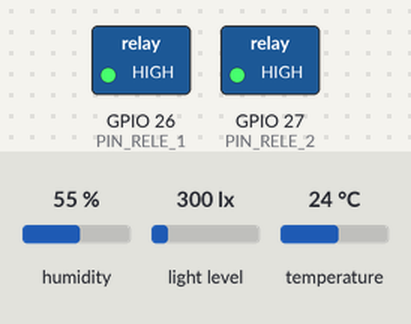
The sketch below on a simulated ESP32. Shown: switched loads named in the sketch (green lamp = pin HIGH). Inputs (shaded band) come from the test bench; at power-on: temperature 24 °C, humidity 55 %, light level 300 lx. WiFi joins after 1.5 s; servers stay silent unless stated; the local clock reads 2024-03-15 10:24:30 at power-on unless the sketch sets it; no MQTT or app messages arrive unless stated; what the sketch prints to the serial monitor is not drawn.

Above: at 3.2 s.
3.3 s: temperature set to 27 °C
7.2 s: temperature set to 30 °C
At 11.3 s:
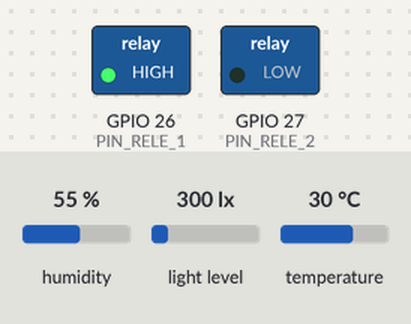
Timing chart, 0 to 12.8 s (numbered marks = the images above; inputs shaded):
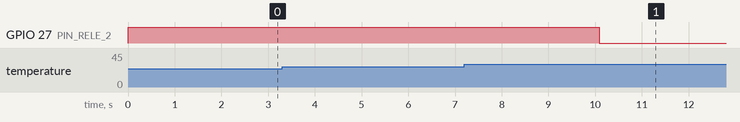

Measured:
- the behaviour switches between 28 and 29 °C on temperature (found by bisection; images 0 and 1)
- after the input at 3.3 s, every drawn part: stays the same
- after the input at 7.2 s, GPIO 27 (PIN_RELE_2): HIGH → LOW after 2.9 s

The sketch:

mqtt_esp32.ino
```cpp
/*
**MENSAJES JSON
configuracion umbrales
{
  "umbralInferiorIluminancia": float,
  "umbralSuperiorIluminancia": float,
  "umbralInferiorTemperatura": float,
  "umbralSuperiorIluminancia": float,
}
control reles
{
  "iluminacionManual": true/false,
  "ventilacionManual": true/false,
  "ventilacionEncendida": true/false,
  "iluminacionEncendida": true/false,
}

mensajes de cambio de estado
{
  "dispositivo": iluminacion/ventilacion,
  "estado": enciendido/apagado,
  "hora y fecha": dd/mm/aa hh:mm,
}

{
  "temperatura": "22.0",
  "humedad": "15.0",
  "iluminancia": "13.3",
}
doc["temperatura"] = String(t, 2);
    doc["humedad"] = String(h, 1);
    doc["iluminancia"] = String(l, 1);
*/

#include <WiFi.h>
#include <WiFiClientSecure.h>
#include <PubSubClient.h>
#include <ArduinoJson.h>
#include <DHT.h>
#include <BH1750.h>
#include "secrets.h"

#define PIN_DHT11 4 //Pin del sensor DHT11
#define PIN_RELE_1 26 //Pin IN1 del relé (Iluminacion)
#define PIN_RELE_2 27 //Pin IN2 del relé (Ventilacion)
#define PIN_SDA_BH1750 18 //Pin "data" del sensor BH1750
#define PIN_SCL_BH1750 19 //Pin "clock" del sensor BH1750
#define DHTTYPE DHT11 // Tipo de sensor

#define AWS_IOT_PUBLISH_TOPIC_RELAY_CONTROL "esp32/control_reles"
#define AWS_IOT_PUBLISH_TOPIC_THRESHOLD_CONTROL "esp32/config_umbrales"
#define AWS_IOT_SUBSCRIBE_TOPIC_ESP_DATA "esp32/datos_esp32"
#define AWS_IOT_SUBSCRIBE_TOPIC_ESP_PERSIST_DATA "esp32/datos_persistente_esp32"
#define AWS_IOT_SUBSCRIBE_TOPIC_RELAY_STATUS "esp32/estado_reles"

long lastMsg = 0;
long lastLiveMsg = 0;
long lastPersistMsg = 0;
char msg[50];
int value = 0;

// Valores de medicion
float t = 0;
float h = 0;
float l = 0;

// Valores de configuracion
bool iluminacionManual = false;
bool ventilacionManual = false;
bool rele1Encendido = false;
bool rele2Encendido = false;
float umbralInferiorIluminancia = 5.0;
float umbralSuperiorIluminancia = 30.00;
float umbralSuperiorTemperatura = 28.0;
float umbralInferiorTemperatura = 17.0;

// Definiendo el sensor DHT11 y el BH1750
BH1750 luxometro;
DHT dht(PIN_DHT11, DHTTYPE);

WiFiClientSecure espClient = WiFiClientSecure();
PubSubClient client(espClient);

void setup() {
  // Control de los pines del rele
  pinMode(PIN_RELE_1, OUTPUT);
  pinMode(PIN_RELE_2, OUTPUT);
  // Reles establecidos como apagado
  digitalWrite(PIN_RELE_1, HIGH);
  digitalWrite(PIN_RELE_2, HIGH);
  rele1Encendido = false;
  rele2Encendido = false;
  // Inicializando comunicación serie
  Serial.begin(9600);
  // Inicializando sensor DHT y BH1750
  Wire.begin(PIN_SDA_BH1750, PIN_SCL_BH1750);
  luxometro.begin(BH1750::CONTINUOUS_HIGH_RES_MODE);
  dht.begin();

  coneccion_wifi();
  espClient.setCACert(AWS_CERT_CA);
  espClient.setCertificate(AWS_CERT_CRT);
  espClient.setPrivateKey(AWS_CERT_PRIVATE);
  client.setServer(AWS_IOT_ENDPOINT, 8883);
  client.setCallback(callback);
}

String obtenerTiempo() {
  struct tm timeinfo;
  if (!getLocalTime(&timeinfo)) {
    return "00/00/00 00:00:00";  // fallback
  }
  char buffer[25];
  strftime(buffer, sizeof(buffer), "%d/%m/%y %H:%M:%S", &timeinfo);
  return String(buffer);
}

long obtenerTimestamp() {
  time_t now;
  time(&now);
  return now; // devuelve el epoch en segundos
}

void coneccion_wifi() {
  WiFi.mode(WIFI_STA);
  WiFi.begin(WIFI_SSID, WIFI_PASSWORD);
  Serial.print("Connecting to WiFi ..");
  while (WiFi.status() != WL_CONNECTED) {
    Serial.print('.');
    delay(1000);
  }
  configTime(gmtOffset_sec, daylightOffset_sec, ntpServer);
  Serial.println(WiFi.localIP());
  Serial.println();
}

void publicarEstadoRele(const char* dispositivo, const char* estado, const char* modo) {
  StaticJsonDocument<200> doc;
  doc["id_dispositivo"] = "esp32-01";
  doc["dispositivo"] = dispositivo;
  doc["estado"] = estado;
  doc["modo"] = modo;
  doc["tiempo"] = obtenerTiempo();
  doc["timestamp"] = obtenerTimestamp();
  char estadoRele[512];
  serializeJson(doc, estadoRele);
  client.publish(AWS_IOT_SUBSCRIBE_TOPIC_RELAY_STATUS, estadoRele);
}

void callback(char* topic, byte* message, unsigned int length) {
  Serial.print("Message arrived on topic: ");
  Serial.print(topic);
  Serial.print(". Message: ");
  String messageTemp;

  for (int i = 0; i < length; i++) {
    Serial.print((char)message[i]);
    messageTemp += (char)message[i];
  }
  Serial.println();

  // Feel free to add more if statements to control more GPIOs with MQTT

  // If a message is received on the topic esp32/output, you check if the message is either "on" or "off".
  // Changes the output state according to the message
  if (String(topic) == AWS_IOT_PUBLISH_TOPIC_RELAY_CONTROL) {
    StaticJsonDocument<256> doc;
    DeserializationError error = deserializeJson(doc, messageTemp);
    if (error) {
      Serial.print("Error al parsear JSON: ");
      Serial.println(error.f_str());
      return;
    }
    // Leer los valores del JSON
    iluminacionManual = doc["iluminacionManual"];
    bool iluminacionEncendida = doc["iluminacionEncendida"];

    Serial.print("iluminacionManual: ");
    Serial.println(iluminacionManual);
    Serial.print("iluminacionEncendida: ");
    Serial.println(iluminacionEncendida);
    Serial.print("Changing output to ");
    if (iluminacionManual) {
      if (iluminacionEncendida && !rele1Encendido) {
        digitalWrite(PIN_RELE_1, LOW);  // Encender
        rele1Encendido = true;
        Serial.println("Relé iluminación ENCENDIDO (manual)");
        publicarEstadoRele("iluminacion", "encendido", "manual");
      } else if (!iluminacionEncendida && rele1Encendido){
        digitalWrite(PIN_RELE_1, HIGH); // Apagar
        rele1Encendido = false;
        Serial.println("Relé iluminación APAGADO (manual)");
        publicarEstadoRele("iluminacion", "apagado", "manual");
      }
    } else {
      Serial.println("Modo automático, no se controla manualmente.");
    }

    ventilacionManual = doc["ventilacionManual"];
    bool ventilacionEncendida = doc["ventilacionEncendida"];

    if (ventilacionManual) {
      if (ventilacionEncendida && !rele2Encendido) {
        digitalWrite(PIN_RELE_2, LOW);  // Encender
        rele2Encendido = true;
        Serial.println("Relé ventilacion ENCENDIDO (manual)");
        publicarEstadoRele("ventilacion", "encendido", "manual");
      } else if (!ventilacionEncendida && rele2Encendido){
        digitalWrite(PIN_RELE_2, HIGH); // Apagar
        rele2Encendido = false;
        Serial.println("Relé ventilacion APAGADO (manual)");
        publicarEstadoRele("ventilacion", "apagado", "manual");
      }
    } else {
      Serial.println("Modo automático, no se controla manualmente.");
    }
  }
}

void reconnect() {
  // Loop until we're reconnected
  while (!client.connected()) {
    Serial.print("Attempting MQTT connection...");
    Serial.println(WiFi.localIP());
    // Attempt to connect
    if (client.connect(THINGNAME)) {
      Serial.println("connected");
      // Subscribe
      client.subscribe(AWS_IOT_PUBLISH_TOPIC_RELAY_CONTROL);
    } else {
      Serial.print("failed, rc=");
      Serial.print(client.state());
      Serial.println(" try again in 5 seconds");
      // Wait 5 seconds before retrying
      delay(5000);
    }
  }
}

void loop() {
  if (!client.connected()) {
    reconnect();
  }
  client.loop();
    // Esperamos 5 segundos entre medidas
  long now = millis();
  if (now - lastLiveMsg > 2000) {
    lastLiveMsg = now;
    t = dht.readTemperature();
    h = dht.readHumidity();
    l = luxometro.readLightLevel();
    StaticJsonDocument<200> doc;
    doc["temperatura"] = String(t, 2);
    doc["humedad"] = String(h, 1);
    doc["iluminancia"] = String(l, 1);
    char datosESP32[512];
    serializeJson(doc, datosESP32);
    client.publish(AWS_IOT_SUBSCRIBE_TOPIC_ESP_DATA, datosESP32);
    Serial.println("Temperatura: " + String(t, 2) + "°C Humedad: " + String(h, 1) + "%");
    Serial.println("Iluminancia: " + String(l, 1) + "lux");
    if (!iluminacionManual) {
      /*{
        "dispositivo": iluminacion/ventilacion,
        "estado": enciendido/apagado,
        "hora y fecha": dd/mm/aa hh:mm,
      }*/
      if (l < umbralInferiorIluminancia && !rele1Encendido) {
        digitalWrite(PIN_RELE_1, LOW); // Encender relé
        rele1Encendido = true;
        Serial.println("Encender relé");
        publicarEstadoRele("iluminacion", "encendido", "automatico");
      } else if (l > umbralSuperiorTemperatura && rele1Encendido) {
        digitalWrite(PIN_RELE_1, HIGH);  // Apagar relé
        rele1Encendido = false;
        Serial.println("Apagar relé");
        publicarEstadoRele("iluminacion", "apagado", "automatico");
      }
    }
    if (!ventilacionManual) {
      if (t > umbralSuperiorTemperatura && !rele2Encendido) {
        digitalWrite(PIN_RELE_2, LOW); // Encender relé
        rele2Encendido = true;
        Serial.println("Encender relé");
        publicarEstadoRele("ventilacion", "encendido", "automatico");
      } else if (t < umbralInferiorTemperatura && rele2Encendido) {
        digitalWrite(PIN_RELE_2, HIGH);  // Apagar relé
        rele2Encendido = false;
        Serial.println("Apagar relé");
        publicarEstadoRele("ventilacion", "apagado", "automatico");
      }
    }
  }
  if (now - lastPersistMsg > 300000) {
    lastPersistMsg = now;
    t = dht.readTemperature();
    h = dht.readHumidity();
    l = luxometro.readLightLevel();
    StaticJsonDocument<200> doc;
    doc["id_dispositivo"] = "esp32-01";
    doc["temperatura"] = String(t, 2);
    doc["humedad"] = String(h, 1);
    doc["iluminancia"] = String(l, 1);
    doc["tiempo"] = obtenerTiempo();
    doc["timestamp"] = obtenerTimestamp();
    char datosESP32[512];
    serializeJson(doc, datosESP32);
    client.publish(AWS_IOT_SUBSCRIBE_TOPIC_ESP_PERSIST_DATA, datosESP32);
    Serial.println("Datos persistentes enviados");
  }
}
```

secrets.h
```cpp
#include <pgmspace.h>
#define SECRET
#define THINGNAME "iotfrontierthing"
/*const char WIFI_SSID[] = "HUAWEI nova 5T"; //O HUAWEI nova 5T
const char WIFI_PASSWORD[] = "1b22a94ab613"; //O 1b22a94ab613*/
const char WIFI_SSID[] = "Xiaomi_12C8"; //O HUAWEI nova 5T
const char WIFI_PASSWORD[] = "XMGI2498"; //O 1b22a94ab613
const char* ntpServer = "pool.ntp.org"; // Servidor NTP
const long gmtOffset_sec = -5 * 3600;  // Zona horaria Perú = GMT-5
const int daylightOffset_sec = 0; // Horario de verano
const char AWS_IOT_ENDPOINT[] = "a2advbzdjbayfo-ats.iot.us-east-2.amazonaws.com";

// Amazon Root CA 1
static const char AWS_CERT_CA[] PROGMEM = R"EOF(
-----BEGIN CERTIFICATE-----
MIIDQTCCAimgAwIBAgITBmyfz5m/jAo54vB4ikPmljZbyjANBgkqhkiG9w0BAQsF
ADA5MQswCQYDVQQGEwJVUzEPMA0GA1UEChMGQW1hem9uMRkwFwYDVQQDExBBbWF6
b24gUm9vdCBDQSAxMB4XDTE1MDUyNjAwMDAwMFoXDTM4MDExNzAwMDAwMFowOTEL
MAkGA1UEBhMCVVMxDzANBgNVBAoTBkFtYXpvbjEZMBcGA1UEAxMQQW1hem9uIFJv
b3QgQ0EgMTCCASIwDQYJKoZIhvcNAQEBBQADggEPADCCAQoCggEBALJ4gHHKeNXj
ca9HgFB0fW7Y14h29Jlo91ghYPl0hAEvrAIthtOgQ3pOsqTQNroBvo3bSMgHFzZM
9O6II8c+6zf1tRn4SWiw3te5djgdYZ6k/oI2peVKVuRF4fn9tBb6dNqcmzU5L/qw
IFAGbHrQgLKm+a/sRxmPUDgH3KKHOVj4utWp+UhnMJbulHheb4mjUcAwhmahRWa6
VOujw5H5SNz/0egwLX0tdHA114gk957EWW67c4cX8jJGKLhD+rcdqsq08p8kDi1L
93FcXmn/6pUCyziKrlA4b9v7LWIbxcceVOF34GfID5yHI9Y/QCB/IIDEgEw+OyQm
jgSubJrIqg0CAwEAAaNCMEAwDwYDVR0TAQH/BAUwAwEB/zAOBgNVHQ8BAf8EBAMC
AYYwHQYDVR0OBBYEFIQYzIU07LwMlJQuCFmcx7IQTgoIMA0GCSqGSIb3DQEBCwUA
A4IBAQCY8jdaQZChGsV2USggNiMOruYou6r4lK5IpDB/G/wkjUu0yKGX9rbxenDI
U5PMCCjjmCXPI6T53iHTfIUJrU6adTrCC2qJeHZERxhlbI1Bjjt/msv0tadQ1wUs
N+gDS63pYaACbvXy8MWy7Vu33PqUXHeeE6V/Uq2V8viTO96LXFvKWlJbYK8U90vv
o/ufQJVtMVT8QtPHRh8jrdkPSHCa2XV4cdFyQzR1bldZwgJcJmApzyMZFo6IQ6XU
5MsI+yMRQ+hDKXJioaldXgjUkK642M4UwtBV8ob2xJNDd2ZhwLnoQdeXeGADbkpy
rqXRfboQnoZsG4q5WTP468SQvvG5
-----END CERTIFICATE-----
)EOF";

// Device Certificate                                               //change this
static const char AWS_CERT_CRT[] PROGMEM = R"KEY(
-----BEGIN CERTIFICATE-----
MIIDWTCCAkGgAwIBAgIUZ3F1/TNMMZuISyhO/RYcB+x0+gUwDQYJKoZIhvcNAQEL
BQAwTTFLMEkGA1UECwxCQW1hem9uIFdlYiBTZXJ2aWNlcyBPPUFtYXpvbi5jb20g
SW5jLiBMPVNlYXR0bGUgU1Q9V2FzaGluZ3RvbiBDPVVTMB4XDTI1MDYxMDE5MTUx
OFoXDTQ5MTIzMTIzNTk1OVowHjEcMBoGA1UEAwwTQVdTIElvVCBDZXJ0aWZpY2F0
ZTCCASIwDQYJKoZIhvcNAQEBBQADggEPADCCAQoCggEBAMDmonXaOiPRkSoav8Lv
ueKGRu3Y3RNJS+oyjFZd5IMtz6Htkwov99u0vyIhWUKyx9RG7ALWlBtKb+T0rL1M
V49PsApUmGRyvPeilX6Xi8cc/5DWzxebAtPdrRKDfKJuxbRrLP1d+kX9HI+RNqN0
F7hr69g6GUx2FyYmO1cs53nDM+kQop5qQ+TeVqeCmhS99DDxj0pGcCpNFizF8mcU
YK7zxF7T+/ITBpc9LUTxHzEbDF+7ynl7AXE8h35D67c+S8z6T+kmAgLowY7jXxHT
oJ1EZ82t+kmAPcSbm19CeUQ3Zhhbyg/NTuYn3f8QokDRUWRzENyl5x+iEUdNfWz0
UpsCAwEAAaNgMF4wHwYDVR0jBBgwFoAUbzNKURhRr3r8V7XGWhcHE1FJeZ4wHQYD
VR0OBBYEFMKSRxzwJ7OeGnZRef9ARoaJuwWyMAwGA1UdEwEB/wQCMAAwDgYDVR0P
AQH/BAQDAgeAMA0GCSqGSIb3DQEBCwUAA4IBAQCCcJKUQJokgWqSGL3QNYlwcmsc
Nem8eKOud4GcYf17XtsE6x/Itg651d6YuwadHG3N1cuf7m0aTYTh/MROCIVHAmtu
p+xgcps9af1XoLupfjFnzXSQbv7Cidpg2XvVSc8hfcp/Y1aAKhEjHtIxoQQXHjlI
AcJI7V4VN2C5f/Se5lm6YjgaQRPqI9w2pmrhiE/+vPFavZHN6Qwi903lwT+Os+xf
OHQxuhwmY8F3G3FmBVRP0Qn3hkLGhBE8IVWyUbuPqwIM5IAgl4eYaWsdmGNnKKe2
qacnwls2Lze73K8F/i2g6j5u4/aP9SnNZeM6yqw/ICiHmrYhn9NadVxT1TVL
-----END CERTIFICATE-----
)KEY";

// Device Private Key                                               //change this
static const char AWS_CERT_PRIVATE[] PROGMEM = R"KEY(
-----BEGIN RSA PRIVATE KEY-----
MIIEpAIBAAKCAQEAwOaiddo6I9GRKhq/wu+54oZG7djdE0lL6jKMVl3kgy3Poe2T
Ci/327S/IiFZQrLH1EbsAtaUG0pv5PSsvUxXj0+wClSYZHK896KVfpeLxxz/kNbP
F5sC092tEoN8om7FtGss/V36Rf0cj5E2o3QXuGvr2DoZTHYXJiY7VyznecMz6RCi
nmpD5N5Wp4KaFL30MPGPSkZwKk0WLMXyZxRgrvPEXtP78hMGlz0tRPEfMRsMX7vK
eXsBcTyHfkPrtz5LzPpP6SYCAujBjuNfEdOgnURnza36SYA9xJubX0J5RDdmGFvK
D81O5ifd/xCiQNFRZHMQ3KXnH6IRR019bPRSmwIDAQABAoIBAQCfE1L0N0Ns2FyK
yUZMHl8/ZBZH/GfLiM1W09qROprAZt3sHjv80bPndfWM0s2GSGKsNtRYPtYib085
E2EENlmasE9vJXYKl+gnmucHXzgAunQy4EIlqEo7p3obY107onfdoeiXBJHod6O+
7TSOtKT/C9iRFtBYEqZianLTIA+/g3/0SWqbd5GzC80tCfEcE8G+Vp1JuGkZeIER
/4XivIC785whDXVxyF7RIOK+sN0re69zFW/H1bOTH8Y48+xbjXK553+s61jJ2l/8
RNMtqOWU2EgT26tk32Rcov9CncND6UBnYgctX01dcTaY7bnYUT2z1PffxAkLFol2
G41S/EDxAoGBAO58S0hKpTd4qJkne8NRJjwZ6aO+JpdlHvIbDjr4IXKHc1V+B6Dy
qzByOcITp73qre09KX317CBzWhkjb4L+VhvxdJBYiUyNKF54Jza4OY+J1q9lbpko
7r9/vB868+aGzfXfC7u5LpiKCsrRy/IBWsUhmpqBWFZwh5i3OgO/rq3TAoGBAM8R
UN259xeKsYyrVHXF+wqBRohmY0afLJDS1+dSNrYpyuxtrVw6ZM6NyuoDQGi+TkMA
zazb5tp4UcllszF16lmvvAZDqHi/XrcUHc8p0klcFQnYo3/zotkFaGD1jf6kDt/G
76GVnMCncd45OijewZyct+JRo+6ZjZAdpjgX6KMZAoGBANPMKSOzv1UrYDhcO2rz
98vqi3ezWRydXsVPR+0RDstjBgfIHMhQm74zw53bzN46vGp0JhRKwoDzUPIAaXlh
nWHFp2rGZnFI77Aub00GgYA7vyEYKQf2tUn3DECEH7X8xI92njoCtSIdfoYvmjt7
/nwSYvaSprxlxdbX6rsHkf+nAoGANEjHBnWCcqtOkZphRSusa8agrKhNwPNIKXlT
ktErh2ueFXzMHVGRSqZ66gPQK6KB2GFHjbIo5FklLZlEWeTQO70n2N0UmQiZPdkS
fdCtjGB333iYMCKwp+O5q2HVbMq4BsEQmNhSMEMXeWkxykgU0xqvQ7IhlomnORCD
e/5te2ECgYAwqjxZVCl/Q7PpCTUgs5xNM6lddUwaZ1x+0ZWtgt86EBN7WmJ2B208
KoMibWTWeo2mlVhkGIa7VLHGU6RkF79xtCAavnjmu/lRRAMihKYWqn+mykoUJW7Z
1zzxXPiXJYuCr1UKZ08pEN7pbGM9DzxY1JsFtjCq1nJvu8dSm4FSSw==
-----END RSA PRIVATE KEY-----
)KEY";
```
